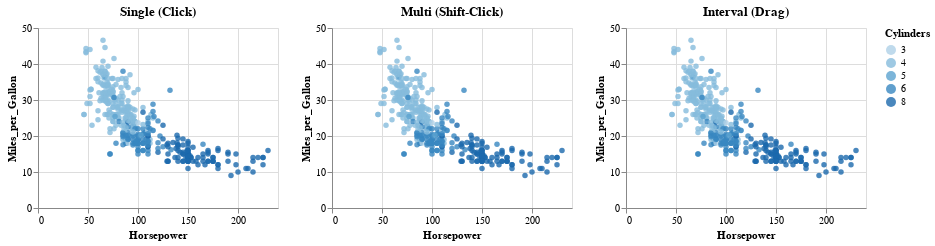

This figure's notebook cell:
### Code cell
alt.hconcat(
  plot(alt.selection_single()).properties(title='Single (Click)'),
  plot(alt.selection_multi()).properties(title='Multi (Shift-Click)'),
  plot(alt.selection_interval()).properties(title='Interval (Drag)')
)

### Figure 1 — Vega-Lite specification as saved in the notebook (floating-point values rounded to 4 significant figures; data arrays with more than 128 entries replaced by an {"elided": "..."} marker saying what was removed)
{"$schema": "https://vega.github.io/schema/vega-lite/v3.4.0.json", "config": {"mark": {"tooltip": null}, "view": {"height": 300, "width": 400}}, "data": {"name": "data-f02450ab61490a1363517a0190416235"}, "datasets": {"data-f02450ab61490a1363517a0190416235": {"elided": "406 records"}}, "hconcat": [{"encoding": {"color": {"condition": {"field": "Cylinders", "selection": "selector007", "type": "ordinal"}, "value": "grey"}, "opacity": {"condition": {"selection": "selector007", "value": 0.8}, "value": 0.1}, "x": {"field": "Horsepower", "type": "quantitative"}, "y": {"field": "Miles_per_Gallon", "type": "quantitative"}}, "height": 180, "mark": "circle", "selection": {"selector007": {"type": "single"}}, "title": "Single (Click)", "width": 240}, {"encoding": {"color": {"condition": {"field": "Cylinders", "selection": "selector008", "type": "ordinal"}, "value": "grey"}, "opacity": {"condition": {"selection": "selector008", "value": 0.8}, "value": 0.1}, "x": {"field": "Horsepower", "type": "quantitative"}, "y": {"field": "Miles_per_Gallon", "type": "quantitative"}}, "height": 180, "mark": "circle", "selection": {"selector008": {"type": "multi"}}, "title": "Multi (Shift-Click)", "width": 240}, {"encoding": {"color": {"condition": {"field": "Cylinders", "selection": "selector009", "type": "ordinal"}, "value": "grey"}, "opacity": {"condition": {"selection": "selector009", "value": 0.8}, "value": 0.1}, "x": {"field": "Horsepower", "type": "quantitative"}, "y": {"field": "Miles_per_Gallon", "type": "quantitative"}}, "height": 180, "mark": "circle", "selection": {"selector009": {"type": "interval"}}, "title": "Interval (Drag)", "width": 240}]}
